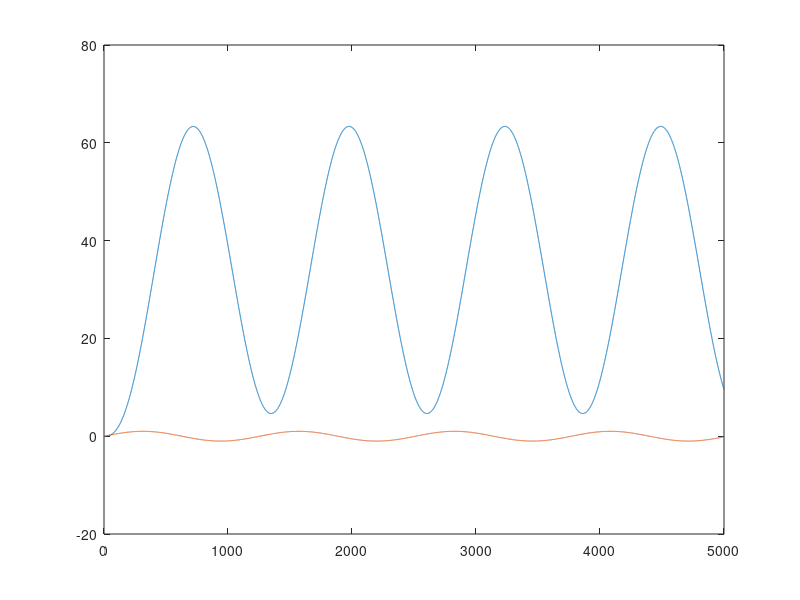
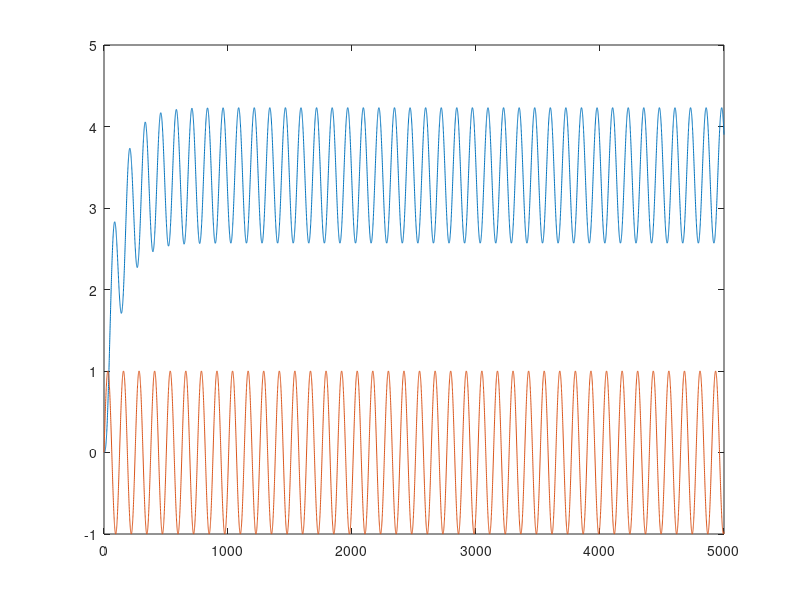

Source code (MATLAB) for these figures, in order: (Note: this script raises an error after producing the figures.)
w1 = 0.005;
w2 = 0.05;
w1_compass = load('compass_w1.mat');
plot(w1_compass.ans(1,:),w1_compass.ans(2,:),w1_compass.ans(1,:),w1_compass.ans(3,:))
figure(1)
w2_compass = load('compass_w2.mat');
figure(2)
plot(w2_compass.ans(1,:),w2_compass.ans(2,:),w2_compass.ans(1,:),w2_compass.ans(3,:))

max_out_w1 = max(w1_compass.ans(2,1000:end));
min_out_w1 = min(w1_compass.ans(2,1000:end));
Amp_w1 = (max_out_w1-min_out_w1)/2

max_out_w2 = max(w2_compass.ans(2,1000:end));
min_out_w2 = min(w2_compass.ans(2,1000:end));
Amp_w2 = (max_out_w2-min_out_w2)/2

syms K T
eqns = [K/(w1*sqrt(T^2*w1^2+1)) == Amp_w1, K/(w2*sqrt(T^2*w2^2+1)) == Amp_w2];
vars =[K T];
[solK, solT] = solve(eqns, vars);
K = max(double(solK))
T = max(double(solT))
